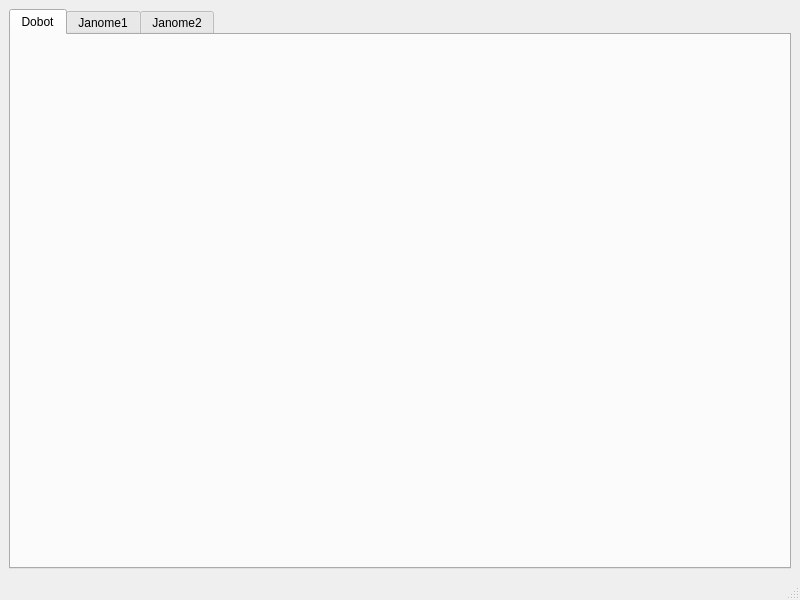
<?xml version="1.0" encoding="UTF-8"?>
<ui version="4.0">
 <class>MainWindow</class>
 <widget class="QMainWindow" name="MainWindow">
  <property name="geometry">
   <rect>
    <x>0</x>
    <y>0</y>
    <width>800</width>
    <height>600</height>
   </rect>
  </property>
  <property name="windowTitle">
   <string>MainWindow</string>
  </property>
  <widget class="QWidget" name="centralwidget">
   <layout class="QGridLayout" name="gridLayout_2">
    <item row="0" column="0">
     <widget class="QTabWidget" name="tabWidget">
      <property name="currentIndex">
       <number>0</number>
      </property>
      <widget class="QWidget" name="tab">
       <attribute name="title">
        <string>Dobot</string>
       </attribute>
       <layout class="QGridLayout" name="gridLayout_3">
        <item row="0" column="0">
         <layout class="QGridLayout" name="dobotLayout"/>
        </item>
       </layout>
      </widget>
      <widget class="QWidget" name="tab_2">
       <attribute name="title">
        <string>Janome1</string>
       </attribute>
       <layout class="QGridLayout" name="gridLayout_4">
        <item row="0" column="0">
         <layout class="QGridLayout" name="janomeLayout"/>
        </item>
       </layout>
      </widget>
      <widget class="QWidget" name="tab_3">
       <attribute name="title">
        <string>Janome2</string>
       </attribute>
       <layout class="QGridLayout" name="gridLayout_5">
        <item row="0" column="0">
         <layout class="QGridLayout" name="janomeLayout2"/>
        </item>
       </layout>
      </widget>
     </widget>
    </item>
   </layout>
  </widget>
  <widget class="QMenuBar" name="menubar">
   <property name="geometry">
    <rect>
     <x>0</x>
     <y>0</y>
     <width>800</width>
     <height>21</height>
    </rect>
   </property>
  </widget>
  <widget class="QStatusBar" name="statusbar"/>
 </widget>
 <resources/>
 <connections/>
</ui>
